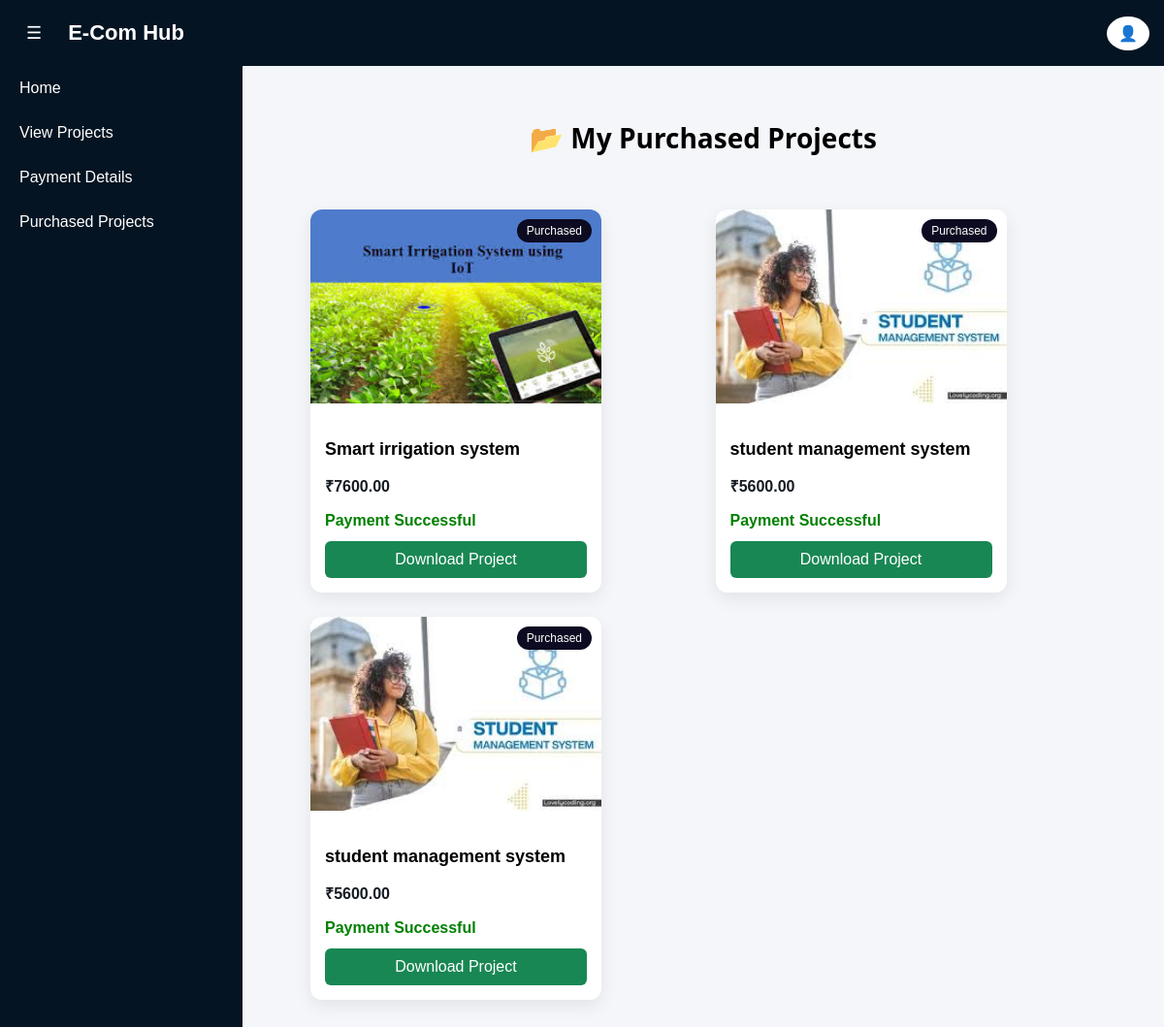
/purchased-projects/ (signed in), run on an earlier commit of the app's database.
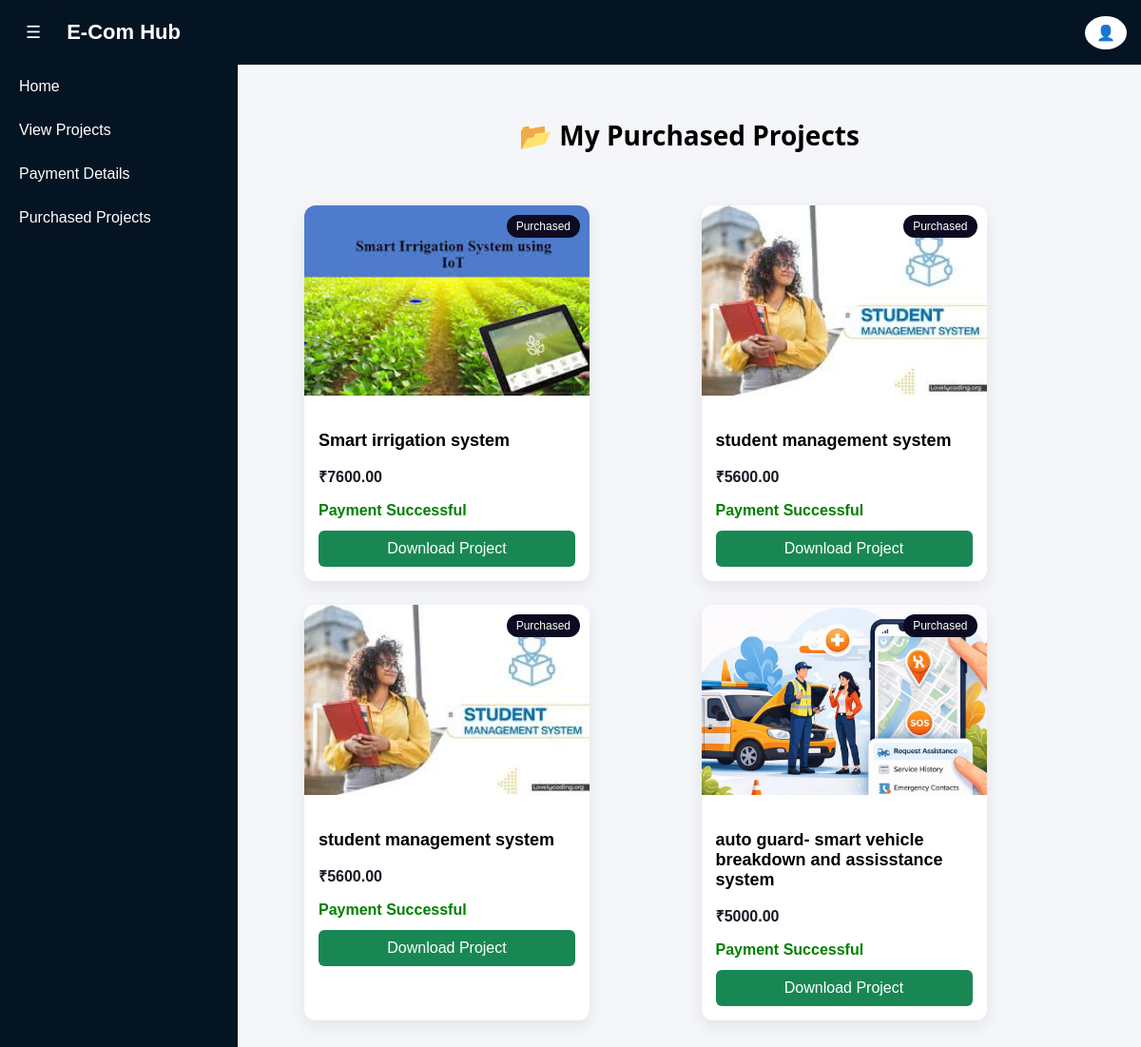
And on a later commit of the database.
### ecom_app/models.py (models this page shows, shortened)
class Payment(models.Model):
    PAYMENT_STATUS = (
        ('PENDING', 'Pending'),
        ('SUCCESS', 'Success'),
        ('FAILED', 'Failed'),
    )
    PAYMENT_MODE = (
        ('UPI', 'UPI'),
        ('DEBIT_CARD', 'Debit Card'),
        ('CREDIT_CARD', 'Credit Card'),
        ('WALLET', 'Wallet'),
    )
    user = models.ForeignKey(CustomUser, on_delete=models.CASCADE)
    project = models.ForeignKey(Project, on_delete=models.CASCADE)
    transaction_id = models.CharField(max_length=255, unique=True)
    phonepe_transaction_id = models.CharField(max_length=255, blank=True, null=True)
    payment_mode = models.CharField(max_length=20, choices=PAYMENT_MODE)
    amount = models.DecimalField(max_digits=10, decimal_places=2)
    status = models.CharField(max_length=10, choices=PAYMENT_STATUS, default='PENDING')
    payment_response = models.TextField(blank=True, null=True)
    created_at = models.DateTimeField(default=timezone.now)

class Project(models.Model):
    CATEGORY_CHOICES = (
        ('AI', 'Artificial Intelligence'),
        ('ML', 'Machine Learning'),
        ('DL', 'Deep Learning'),
        ('WEB', 'Web Development'),
        ('IOT', 'Internet of Things'),
        ('DATA', 'Data Science'),
    )
    title = models.CharField(max_length=255)
    video = models.FileField(upload_to='videos/', null=True, blank=True)
    description = models.TextField()
    category = models.CharField(max_length=50, choices=CATEGORY_CHOICES)
    price = models.DecimalField(max_digits=10, decimal_places=2)
    google_drive_link = models.URLField()
    project_image = models.ImageField(upload_to='projects/', null=True, blank=True)
    created_at = models.DateTimeField(auto_now_add=True)

### ecom_app/user_side.py (the view)
# urls.py: path('purchased-projects/', views.purchased_projects, name='purchased_projects'),
@login_required
def purchased_projects(request):
    payments = Payment.objects.filter(
        user=request.user,
        status="SUCCESS"
    ).select_related("project")
    return render(request,"user/purchased_projects.html",{
        "payments":payments
    })

### ecom_app/templates/user/purchased_projects.html (shortened to what this page needs)
{% extends 'user/user_base.html' %}
{% block content %}
<h2 class="page-title">📂 My Purchased Projects</h2>
<div class="project-container">
{% for payment in payments %}
<div class="card">
<div class="badge">Purchased</div>
{% if payment.project.project_image %}
<img src="{{ payment.project.project_image.url }}">
{% endif %}
<div class="card-content">
<h3>{{ payment.project.title }}</h3>
<p class="price">₹{{ payment.amount }}</p>
{% if payment.status == "SUCCESS" %}
<span class="status-success">Payment Successful</span>
<a href="{% url 'download_project' payment.project.id %}" class="download-btn">
Download Project
</a>
{% else %}
<span class="status-pending">Payment Pending</span>
<span style="color:gray;">Payment Required</span>
{% endif %}
</div>
</div>
{% empty %}
<p class="empty-msg">You have not purchased any projects yet.</p>
{% endfor %}
</div>
{% endblock %}

### ecom_app/templates/user/user_base.html (shortened to what this page needs)
<!DOCTYPE html>
<html lang="en">
<head>
</head>
<body>
<div class="header">
<div class="header-left">
<button class="toggle-btn" onclick="toggleSidebar()">☰</button>
E-Com Hub
</div>
<div class="profile-menu">
<div class="profile-icon" onclick="toggleProfile()">👤</div>
</div>
</div>
<div class="page">
<div class="sidebar" id="sidebar">
{% if user.is_authenticated %}
    {% if not user.is_student_registered %}
        <a href="{% url 'student_register' %}">User Dashboard</a>
    {% else %}
        <a href="{% url 'user_home' %}">Home</a>
        <a href="{% url 'user_project_list' %}">View Projects</a>
        <a href="{% url 'payment_details' %}">Payment Details</a>
        <a href="{% url 'purchased_projects' %}">Purchased Projects</a>
    {% endif %}
{% else %}
    <a href="{% url 'admin_login_view' %}">Login</a>
    <a href="{% url 'admin_register_view' %}">Register</a>
{% endif %}
</div>
<div class="main-content">
<div class="content">
{% block content %}
{% endblock %}
</div>
</div>
</div>
</body>
</html>

### ecom_app/templates/user/user_base.html (style rules this page uses)
body { margin:0; font-family:Arial, Helvetica, sans-serif; background:#f4f6f9; }
.header { background: #051422; color:white; padding:15px; font-size:22px; font-weight:bold; display:flex; align-items:center; justify-content:space-between; }
.header-left { display:flex; align-items:center; }
.toggle-btn { background: #051422; color:white; border:none; padding:8px 12px; cursor:pointer; border-radius:4px; font-size:18px; margin-right:15px; }
.profile-menu { position:relative; }
.profile-icon { background: #ffffff; color:white; padding:8px 12px; border-radius:50%; cursor:pointer; font-size:16px; }
.page { display:flex; }
.sidebar { width:250px; background: #051422; min-height:100vh; transition:0.3s; }
.sidebar a { display:block; color:white; padding:14px 20px; text-decoration:none; font-size:16px; }
.main-content { flex:1; padding:20px; transition:0.3s; }

### ecom_app/templates/user/purchased_projects.html (style rules this page uses)
.page-title { text-align:center; margin:35px 0; font-family:'Segoe UI',sans-serif; font-size:28px; font-weight:600; }
.project-container { display:grid; grid-template-columns:repeat(auto-fit,minmax(270px,1fr)); gap:25px; padding:20px 50px; }
.card { background:white; border-radius:12px; box-shadow:0 6px 18px rgba(0,0,0,0.08); overflow:hidden; transition:0.3s; position:relative; width:300px; }
.card img { width:100%; height:200px; object-fit:cover; }
.card-content { padding:15px; }
.card-content h3 { margin-bottom:8px; font-size:18px; }
.price { font-weight:bold; color:#151a22; }
.status-success { color:green; font-weight:600; }
.download-btn { display:block; margin-top:12px; padding:10px; text-align:center; background:#198754; color:white; text-decoration:none; border-radius:6px; }
.badge { position:absolute; top:10px; right:10px; background:#0c0b21; color:white; padding:5px 10px; font-size:12px; border-radius:20px; }

What changed in the data, as far as the page shows it:
added Payment: project.project_image (picture), project "auto guard- smart vehicle breakdown and assisstance system", amount "5000.00", status "Payment Successful"
